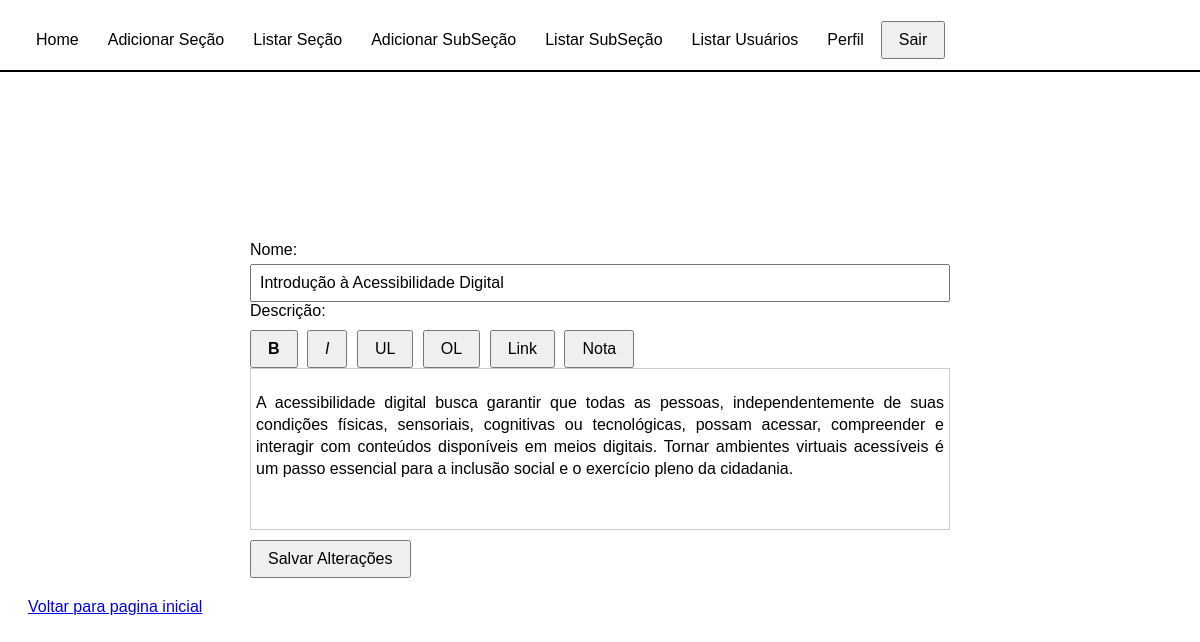
Screenshot of /View/SecaoEditar.php?id=67 (signed in) with the database file from the repository.
### tables this page shows
CREATE TABLE `secoes` (
  `id` int(11) NOT NULL,
  `nome` varchar(255) NOT NULL,
  `descricao` text DEFAULT NULL,
  `ordem` int(11) NOT NULL DEFAULT 0
);

### Conexao/ConexaoConfig.php (called while the page is built, shortened)
<?php
class ConexaoConfig {
	private $sgbd;
	private $host;
	private $bd;
	private $usuario;
	private $senha;
	public function __construct(){
		$iniFile = parse_ini_file(__DIR__ . "/config.ini");
		$this->sgbd = $iniFile["sgbd"];
		$this->host = $iniFile["host"];
		$this->bd = $iniFile["bd"];
		$this->usuario = $iniFile["usuario"];
		$this->senha = $iniFile["senha"];
	}
	public function getSgbd() {
		return $this->sgbd;
	}
	public function getHost() {
		return $this->host;
	}
	public function getBd() {
		return $this->bd;
	}
	public function getUsuario() {
		return $this->usuario;
	}
	public function getSenha() {
		return $this->senha;
	}
}

### Conexao/Conexao.php (called while the page is built, shortened)
<?php
include_once 'ConexaoConfig.php';
class Conexao {
    private static $conexao;
    public static function getConexao() {
    	$config = new ConexaoConfig();
    	if (!isset(self::$conexao)) {
    		self::$conexao = new PDO($config->getSgbd().":host=".$config->getHost()."; dbname=".$config->getBd().";", $config->getUsuario(), $config->getSenha());
    		self::$conexao->setAttribute(PDO::ATTR_ERRMODE, PDO::ERRMODE_EXCEPTION);
    	}
    	return self::$conexao;
    }
}
?>

### Controller/SecaoDAO.php (called while the page is built, shortened)
<?php
include_once __DIR__ . '/../Conexao/Conexao.php';
class SecaoDAO {
    private $conexao;
    public function __construct() {
        $this->conexao = Conexao::getConexao();
    }
    public function buscarPorId($id) {
    $stmt = $this->conexao->prepare("SELECT * FROM secoes WHERE id = :id LIMIT 1");
    $stmt->bindValue(':id', $id, PDO::PARAM_INT);
    $stmt->execute();
    $resultado = $stmt->fetch(PDO::FETCH_ASSOC);
    return $resultado ?: null;
}
}

### View/SecaoEditar.php (the view, shortened to what this page needs)
<?php
include_once __DIR__ . '/../Controller/SecaoDAO.php';
$secaoDAO = new SecaoDAO();
$id = isset($_GET['id']) ? (int) $_GET['id'] : 0;
$secao = null;
if ($id) {
    $secao = $secaoDAO->buscarPorId($id);
}
?>
<!DOCTYPE html>
<html lang="pt-br">
<head>
    <link rel="stylesheet" href="../Css/editaSecao.css">
</head>
<body>
<?php include 'header.php'; ?>
<div class="container my-5">
    <?php if ($secao): ?>
        <form method="post" onsubmit="document.getElementById('descricao_html').value = document.getElementById('editor').innerHTML;">
            <div class="mb-3">
                <label for="nome" class="form-label">Nome:</label>
                <input type="text" name="nome" id="nome" value="<?= htmlspecialchars($secao['nome']) ?>" class="form-control" required />
            </div>
            <div class="mb-3">
                <label for="descricao" class="form-label">Descrição:</label>
                <div class="mb-2 editor-buttons">
                    <button type="button" onclick="execCommand('bold')" aria-label="Aplicar negrito ao texto"><b>B</b></button>
                    <button type="button" onclick="execCommand('italic')" aria-label="Aplicar italico ao texto"><i>I</i></button>
                    <button type="button" onclick="execCommand('insertUnorderedList')" aria-label="Aplicar lista bolinha">UL</button>
                    <button type="button" onclick="execCommand('insertOrderedList')" aria-label="Aplicar lista numerada">OL</button>
                    <button type="button" onclick="insertLink()" aria-label="inserir link">Link</button>
                    <button type="button" onclick="insertNota()" aria-label="inserir nota">Nota</button>
                </div>
                <div id="editor" contenteditable="true"><?= $secao['descricao'] ?></div>
            </div>
            <button type="submit" class="btn btn-success">Salvar Alterações</button>
        </form>
    <?php else: ?>
        <?php if ($id): ?>
            <div class="alert alert-warning">Seção não encontrada.</div>
        <?php endif; ?>
    <?php endif; ?>
</div>
            <a href="Home.php" class="btn btn-link" tabindex="0">Voltar para pagina inicial</a>
</body>
</html>

### Css/editaSecao.css (style rules this page uses)
body { display: flex; justify-content: center; align-items: flex-start; flex-direction: column; min-height: 100vh; font-family: Arial, sans-serif; padding: 20px; }
.container { max-width: 700px; width: 100%; margin: 0 auto; }
input[type="text"], textarea { width: 100%; padding: 8px; font-size: 1rem; box-sizing: border-box; margin-top: 5px; }
button { padding: 8px 16px; font-size: 1rem; margin-top: 10px; }
form { margin-bottom: 20px; }

### View/SecaoEditar.php (style rules this page uses)
#editor { border: 1px solid #ccc; padding: 5px; min-height: 150px; }
.editor-buttons button { margin-right: 5px; cursor: pointer; }

### rows the page displays
secoes: nome "Introdução à Acessibilidade Digital", descricao "A acessibilidade digital busca garantir que todas as pessoas, independentemente de suas condições físicas, sensoriais, cognitivas ou tecnológicas, possam acessar, compreender e interagir com conteúdos disponíveis em meios digitais. Tornar ambientes virtuais acessíveis é um passo essencial para a inclusão social e o exercício pleno da cidadania."
